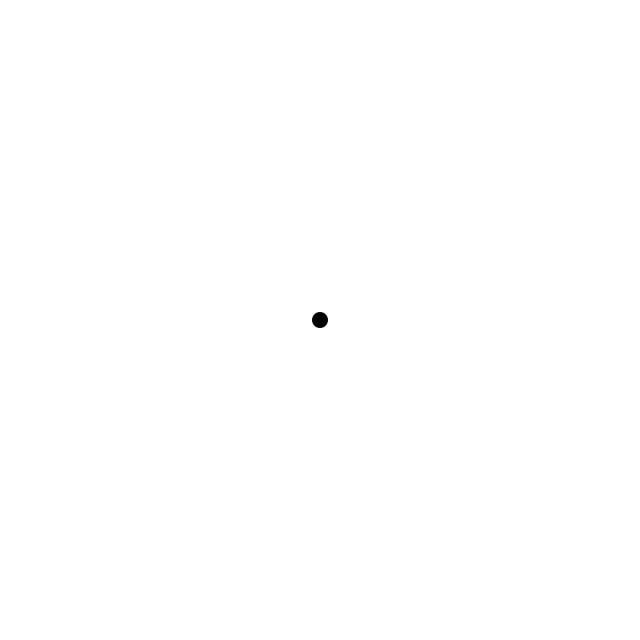
Frame 1 (no input)
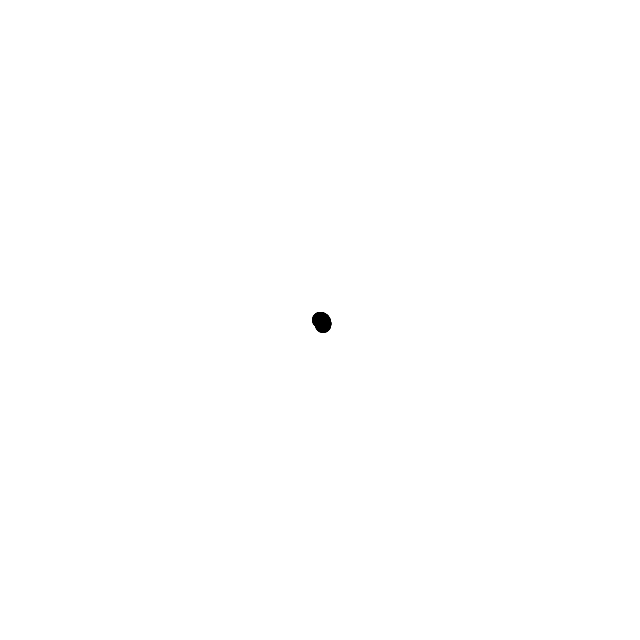
Frame 60 (the mouse pressed at the canvas centre just before this capture)
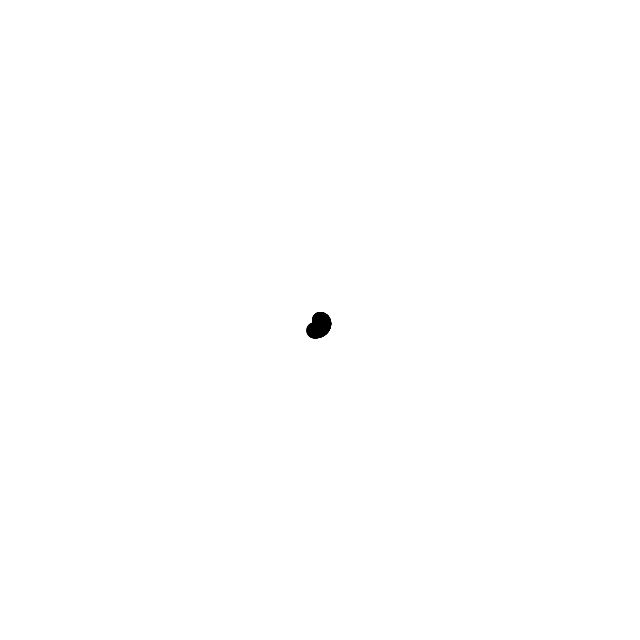
Frame 120 (the mouse held since frame 60 and released just before this capture)

The Processing sketch that drew these frames (run headless with seeded random() and noise(); from frame 60 on, the mouse is pressed at the canvas centre):

// Processing sketch: noc03_07_polar_spiral
// ── noc03_07_polar_spiral.pde
float r = 5;
float theta = 0;

color c = color(0,0,0);

void setup() {
  size(640,640);
  background(255);
}

void draw() {
  r = theta/10;
  //r = pow(theta/50,2);
    
  float x = r * cos(theta*PI/180);
  float y = r * sin(theta*PI/180);

  noStroke();
  
  fill(c);
  ellipse(x + width/2, y + height/2, 16,16);
  
  theta += 1; 
}
